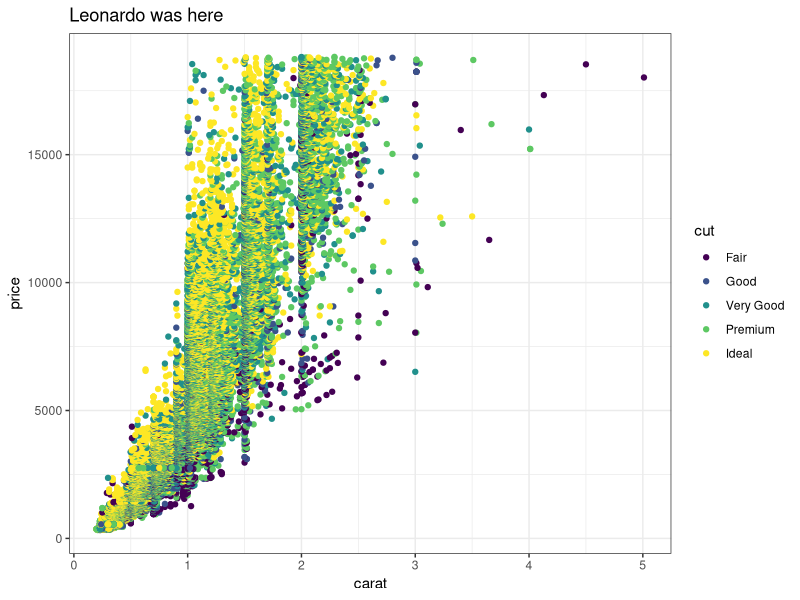
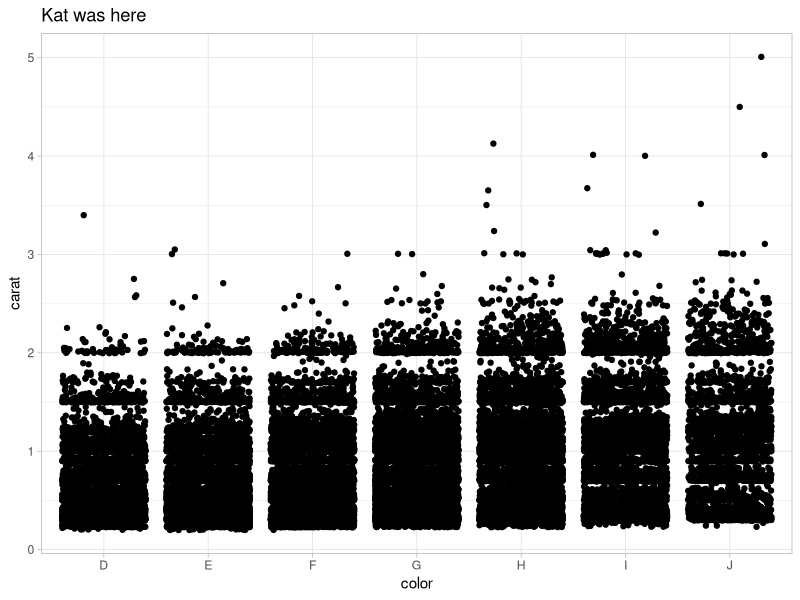
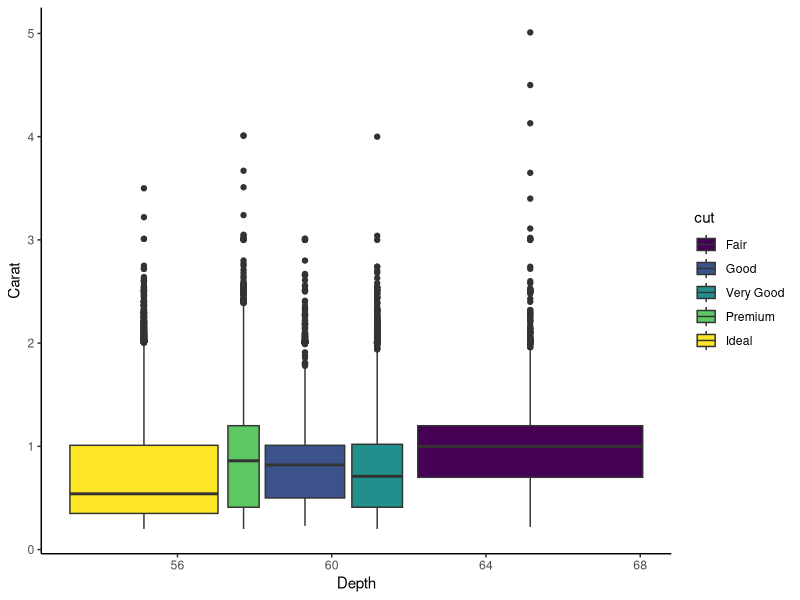

Generate these figures, in order, with R:
## ---- chunk 1
knitr::opts_chunk$set(echo = TRUE)
library(tidyverse)
## ---- chunk 2
# Partner 1: 
# Run the code below to see the original graph
# Change the code below to make the point color change based on 'cut', and update the theme to theme_bw(). Update the title to include your first name. 

ggplot(data = diamonds, aes(x = carat, y = price)) +
  geom_point(aes(color = cut)) +
  theme_bw() +
  labs(title = "Leonardo was here")
## ---- chunk 3
# Partner 2: 
# Run the code below to see the original graph
# Change the code below to make the geom a geom_jitter, and update the theme to theme_light. Update the title to include your first name. 

ggplot(data = diamonds, aes(x = color, y = carat)) +
  geom_jitter() +
  theme_light() +
  labs(title = "Kat was here")
  
## ---- chunk 4
# Create subset of diamonds
diamond_cut <- diamonds %>% 
  filter(cut != "fair")
ggplot(data = diamond_cut, aes(x = depth, y = carat)) +
  geom_boxplot(aes(fill = cut)) +
  labs(x = "Depth",
       y = "Carat") +
  theme_classic()
## ---- chunk 5

